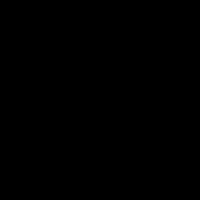
Frame 1 (no input)
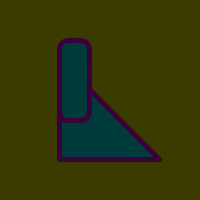
Frame 60 (the mouse pressed at the canvas centre just before this capture)
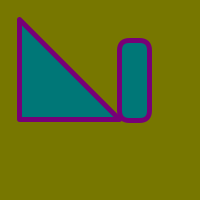
Frame 120 (the mouse held since frame 60 and released just before this capture)

The Processing sketch that drew these frames (run headless with seeded random() and noise(); from frame 60 on, the mouse is pressed at the canvas centre):

// Processing sketch: processing_97474
// ── processing_97474.pde

// Autor ou Autora Luiz Ernesto Merkle
// licença CC A SA 

// variáveis globais 
int posicaox = 0;
int k = 0; 
color fundo = color(k,k,0);
color figura = color(0,k,k);
color traco = color (k,0,k); 

// Inicialização 
void setup() {
  size(200, 200);
  strokeWeight(5);
  strokeJoin(ROUND); 
// noLoop(); // Se estático descomente
}

void draw() {
  int aux;
// especifique como vai ser desenhado
  background(fundo);
  stroke(traco); 
  fill( figura); 
  aux = posicaox%(width/2);
// desenhe
  triangle(aux, aux, aux+width/2, aux+width/2, aux, aux+width/2);
  rect(posicaox++%width,40, 30, 80, 10); 

  
// atualize as variáveis para controlar o próximo desenho
  k = ++k% 255; // % soma mas se limita o resto, tornando o valor cíclico
  fundo = color(k,k,0);
  figura = color(0,k,k);
  traco = color (k,0,k); 
}
/*
Estrutura básica de um esboço em processing com setup() e draw() e uso de variáveis. 

Estas variáveis globais controlam posições e cores, e utilizadas ao início da função draw(). 

Elas são atualizadas ao final da draw, depois das figuras desenhadas. 

Propriedades que não mudam podem ser chamadas uma só vez, na função setup().
*/
